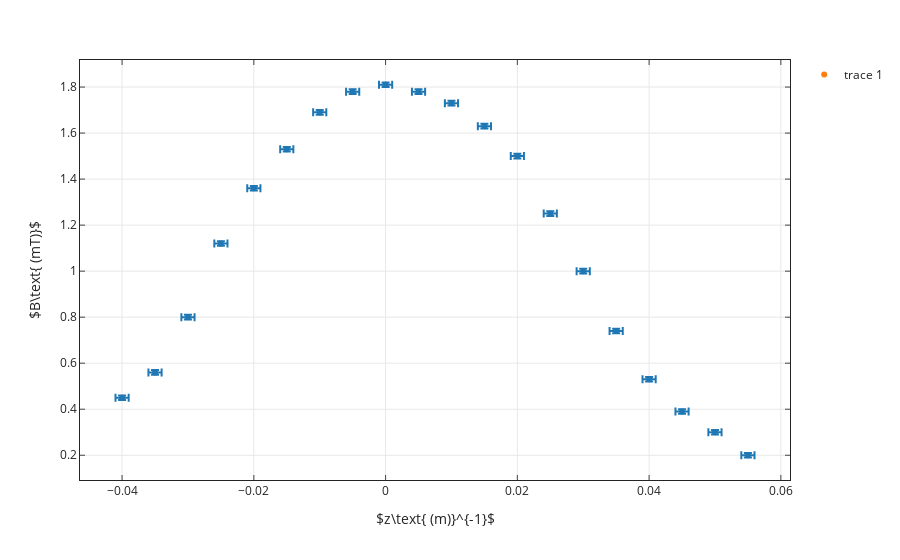

Write notebook code for a chart like this one.
### Code cell
name=f'{b10041=}'.split('=')[0]
I=0.98
N=100
L=0.064
R=0.041/2
analisi(b10041,name,I,N,L,R)
bobina(I,N,L,R,0)

### Figure 1 — Plotly figure (JSON) as saved in the notebook; plotly's stock layout.template omitted (floating-point values rounded to 4 significant figures)
{"data": [{"error_x": {"array": [0.001, 0.001, 0.001, 0.001, 0.001, 0.001, 0.001, 0.001, 0.001, 0.001, 0.001, 0.001, 0.001, 0.001, 0.001, 0.001, 0.001, 0.001, 0.001, 0.001, null]}, "error_y": {"array": [0.01, 0.01, 0.01, 0.01, 0.01, 0.01, 0.01, 0.01, 0.01, 0.01, 0.01, 0.01, 0.01, 0.01, 0.01, 0.01, 0.01, 0.01, 0.01, 0.01, null]}, "hovertemplate": "x=%{x}<br>y=%{y}<extra></extra>", "legendgroup": "", "marker": {"color": "#1F77B4", "symbol": "circle"}, "mode": "markers", "name": "", "orientation": "v", "showlegend": false, "type": "scatter", "x": [0.055, 0.05, 0.045, 0.04, 0.035, 0.03, 0.025, 0.02, 0.015, 0.01, 0.005, 0, -0.005, -0.01, -0.015, -0.02, -0.025, -0.03, -0.035, -0.04, null], "xaxis": "x", "y": [0.2, 0.3, 0.39, 0.53, 0.74, 1, 1.25, 1.5, 1.63, 1.73, 1.78, 1.81, 1.78, 1.69, 1.53, 1.36, 1.12, 0.8, 0.56, 0.45, null], "yaxis": "y"}, {"mode": "markers", "type": "scatter", "x": [null, null, null, null, null, null, null, null, null, null, null, null, null, null, null, null, null, null, null, null, null, null, null, null, null, null, null, null, null, null, null, null, null, null, null, null, null, null, null, null, null, null, null, null, null, null, null, null, null, null, null, null, null, null, null, null, null, null, null, null, null, null, null, null, null, null, null, null, null, null, null, null, null, null, null, null, null, null, null, null, null, null, null, null, null, null, null, null, null, null, null, null, null, null, null, null, null, null, null, null], "y": [null, null, null, null, null, null, null, null, null, null, null, null, null, null, null, null, null, null, null, null, null, null, null, null, null, null, null, null, null, null, null, null, null, null, null, null, null, null, null, null, null, null, null, null, null, null, null, null, null, null, null, null, null, null, null, null, null, null, null, null, null, null, null, null, null, null, null, null, null, null, null, null, null, null, null, null, null, null, null, null, null, null, null, null, null, null, null, null, null, null, null, null, null, null, null, null, null, null, null, null]}], "layout": {"autosize": true, "legend": {"tracegroupgap": 0}, "margin": {"t": 60}, "xaxis": {"anchor": "y", "autorange": true, "domain": [0, 1], "mirror": "ticks", "range": [-0.04639, 0.06139], "showgrid": true, "showline": true, "ticks": "inside", "title": {"text": "$z\\text{ (m)}^{-1}$"}, "type": "linear"}, "yaxis": {"anchor": "x", "autorange": true, "domain": [0, 1], "mirror": "ticks", "range": [0.08585, 1.924], "showgrid": true, "showline": true, "ticks": "inside", "title": {"text": "$B\\text{ (mT)}$"}, "type": "linear"}}}
